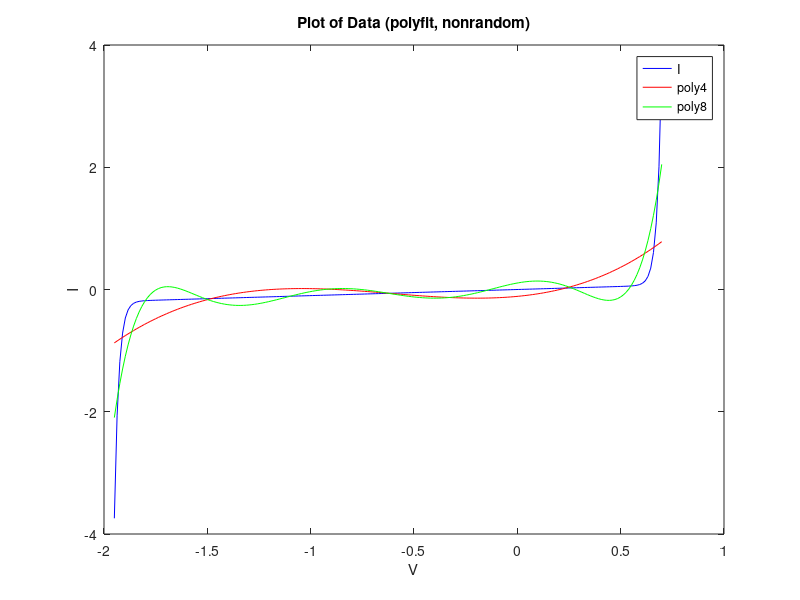
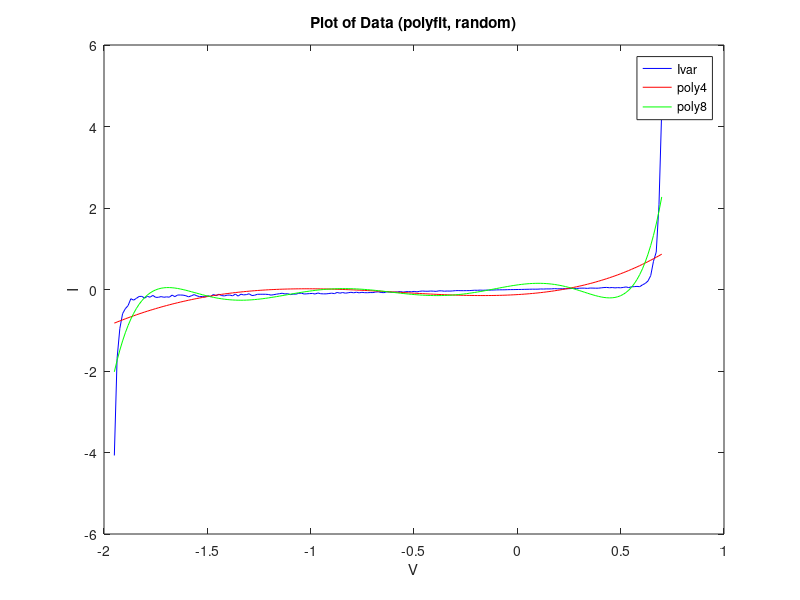
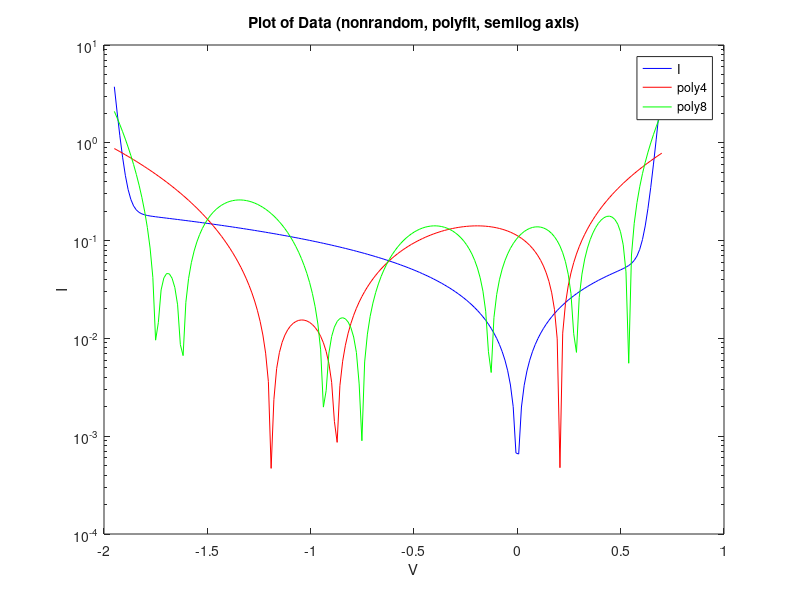
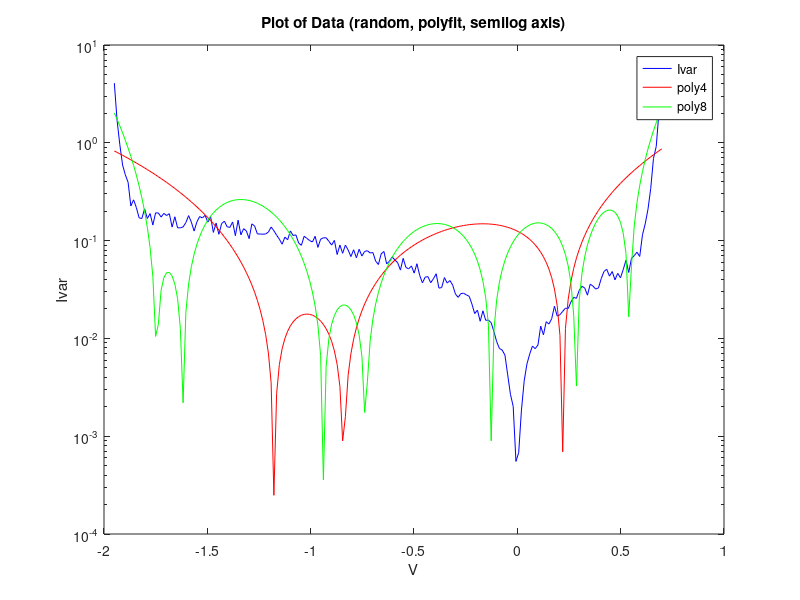

The MATLAB source for these figures, in order: (Note: this script raises an error after producing the figures.)
%set up initial values
Is = 0.01e-12;
Ib = 0.1e-12;
Vb = 1.3;
Gp = 0.1;

%generate vectors
V = [-1.95:0.01331:0.7];
I = zeros(1,200);
Ivar = zeros(1,200);


for ( i = 1:200)
    var = 0.4.*rand(1) + 0.8;
    Vp = V(i);
    I(i) = Is*(exp(48*Vp) - 1) + Gp*Vp - Ib*(exp(-48*(Vp+Vb)) - 1);
    Ivar(i) = I(i)*var;
end

%poly fitting
p_I4 = polyfit(V,I,4);
p_Ivar4 = polyfit(V,Ivar,4);
p_I8 = polyfit(V,I,8);
p_Ivar8 = polyfit(V,Ivar,8);

eq_I4 = polyval(p_I4,V);
eq_Ivar4 = polyval(p_Ivar4,V);
eq_I8 = polyval(p_I8,V);
eq_Ivar8 = polyval(p_Ivar8,V);

%plot results

%poly fit
figure(1)
plot(V,I,'b');
hold on
title('Plot of Data (polyfit, nonrandom)');
plot(V,eq_I4,'r');
plot(V,eq_I8,'g');
xlabel('V');
ylabel('I');
legend('I','poly4','poly8');

figure(2)
plot(V,Ivar,'b');
hold on
title('Plot of Data (polyfit, random)');
plot(V,eq_Ivar4,'r');
plot(V,eq_Ivar8,'g');
xlabel('V');
ylabel('I');
legend('Ivar','poly4','poly8');

%semilog fit
figure(3)
semilogy(V,abs(I),'b');
hold on
semilogy(V,abs(eq_I4),'r');
semilogy(V,abs(eq_I8),'g');
title('Plot of Data (nonrandom, polyfit, semilog axis)');
xlabel('V');
ylabel('I');
legend('I','poly4', 'poly8');

figure(4)
semilogy(V,abs(Ivar),'b');
hold on
semilogy(V,abs(eq_Ivar4),'r');
semilogy(V,abs(eq_Ivar8),'g');
title('Plot of Data (random, polyfit, semilog axis)');
xlabel('V');
ylabel('Ivar');
legend('Ivar','poly4', 'poly8');


%fitted curves
%2 fitted parameters
fo2 = fittype('A.*(exp(48*x) - 1) + Gp.*x -C*(exp(-48*(x+Vb))-1)');
ff2 = fit(V.',Ivar.',fo2);
If2 = ff2(V);

%3 fitted parameters
fo3 = fittype('A.*(exp(48*x) - 1) + B.*x -C*(exp(-48*(x+Vb))-1)');
ff3 = fit(V.',Ivar.',fo3);
If3 = ff3(V);

%all 4 parameters
fo4 = fittype('A.*(exp(48*x) - 1) + B.*x -C*(exp(-48*(x+D))-1)');
ff4 = fit(V.',Ivar.',fo4);
If4 = ff4(V);

%plot
figure(5)
plot(V,Ivar,'b')
hold on
plot(V,If2,'r');
plot(V,If3,'g');
plot(V,If4,'y');
title('Nonlinear fit');
legend('Ivar','2fit', '3fit','4fit');

figure(6)
semilogy(V,abs(Ivar),'b')
hold on
semilogy(V,abs(If2),'r');
semilogy(V,abs(If3),'g');
semilogy(V,abs(If4),'y');
title('Nonlinear fit, log scale');
legend('Ivar','2fit', '3fit','4fit');

%neural net
inputs = V.';
targets = I.';
hiddenLayerSize = 10;
net = fitnet(hiddenLayerSize);
net.divideParam.trainRatio = 70/100;
net.divideParam.valRatio = 15/100;
net.divideParam.testRatio = 15/100;
[net,tr] = train(net,inputs,targets);
outputs = net(inputs);
errors = gsubtract(outputs,targets);
performance = perform(net,targets,outputs);
view(net)
Inn = outputs;

%neural net plot
figure(7)
plot(V,Ivar,'b')
hold on
plot(V,Inn,'r');
title('Neural fit');
legend('Ivar','neural fit');

figure(8)
semilogy(V,abs(Ivar),'b')
hold on
semilogy(V,abs(Inn),'r');
title('Neural net fit, log scale');
legend('Ivar','neural fit');
